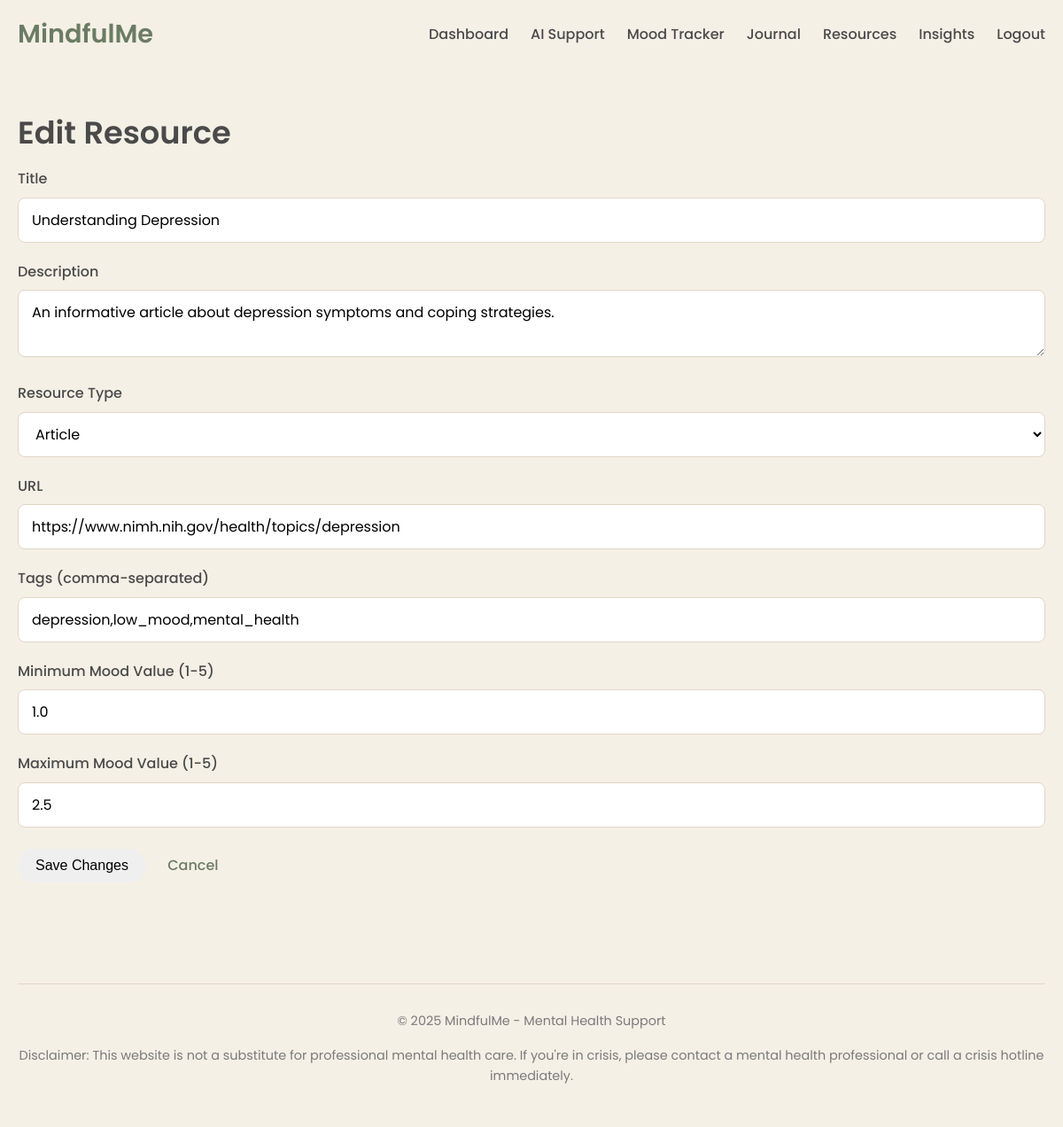
The app's page /admin/resources/edit/1 (signed in) with its own data.
### app.py (models this page shows)
class Resource(db.Model):
    id = db.Column(db.Integer, primary_key=True)
    title = db.Column(db.String(200), nullable=False)
    description = db.Column(db.Text, nullable=False)
    resource_type = db.Column(db.String(50), nullable=False)  # article, video, exercise
    url = db.Column(db.String(500))
    tags = db.Column(db.String(200))  # comma-separated tags
    mood_range_min = db.Column(db.Float, default=1.0)  # Minimum mood value this resource is suitable for
    mood_range_max = db.Column(db.Float, default=5.0)  # Maximum mood value this resource is suitable for

### app.py (the view, shortened to what this page needs)
@app.route('/admin/resources/edit/<int:resource_id>', methods=['GET', 'POST'])
@login_required
def edit_resource(resource_id):
    if current_user.id != 1:  # Admin check
        flash("Access denied")
        return redirect(url_for('admin_resources'))
    resource = Resource.query.get_or_404(resource_id)
    return render_template('edit_resource.html', resource=resource)

### app.py (called while the page is built)
@app.context_processor
def utility_processor():
    return {
        'can_access_community_chat': can_access_community_chat
    }

@login_manager.user_loader
def load_user(user_id):
    return User.query.get(int(user_id))

def can_access_community_chat(user_id):
    three_days_ago = datetime.utcnow().replace(hour=0, minute=0, second=0, microsecond=0)
    three_days_ago = three_days_ago.replace(day=three_days_ago.day - 3)
    recent_moods = Mood.query.filter(
        Mood.user_id == user_id,
        Mood.date >= three_days_ago
    ).all()
    if not recent_moods:
        return False
    avg_mood = sum(mood.mood_value for mood in recent_moods) / len(recent_moods)
    return avg_mood < 3

### templates/edit_resource.html (shortened to what this page needs)
{% extends "layout.html" %}
{% block content %}
<section class="admin-page">
    <h1>Edit Resource</h1>
    <form method="POST" action="{{ url_for('edit_resource', resource_id=resource.id) }}">
        <div class="form-group">
            <label for="title">Title</label>
            <input type="text" id="title" name="title" value="{{ resource.title }}" required>
        </div>
        <div class="form-group">
            <label for="description">Description</label>
            <textarea id="description" name="description" required>{{ resource.description }}</textarea>
        </div>
        <div class="form-group">
            <label for="resource_type">Resource Type</label>
            <select id="resource_type" name="resource_type" required>
                <option value="article" {% if resource.resource_type == 'article' %}selected{% endif %}>Article</option>
            </select>
        </div>
        <div class="form-group">
            <label for="url">URL</label>
            <input type="text" id="url" name="url" value="{{ resource.url }}" required>
        </div>
        <div class="form-group">
            <label for="tags">Tags (comma-separated)</label>
            <input type="text" id="tags" name="tags" value="{{ resource.tags }}">
        </div>
        <div class="form-group">
            <label for="mood_range_min">Minimum Mood Value (1-5)</label>
            <input type="number" id="mood_range_min" name="mood_range_min" min="1" max="5" step="0.5" value="{{ resource.mood_range_min }}">
        </div>
        <div class="form-group">
            <label for="mood_range_max">Maximum Mood Value (1-5)</label>
            <input type="number" id="mood_range_max" name="mood_range_max" min="1" max="5" step="0.5" value="{{ resource.mood_range_max }}">
        </div>
        <button type="submit" class="btn btn-primary">Save Changes</button>
        <a href="{{ url_for('admin_resources') }}" class="btn btn-secondary">Cancel</a>
    </form>
</section>
{% endblock %}

### static/css/styles.css (style rules this page uses)
:root { --primary-color: #8c9e82; --primary-dark: #6b7c64; --primary-light: #d5e0cd; --secondary-color: #d7bea8; --text-color: #4a4a4a; --text-light: #7a7a7a; --background-color: #f5f0e6; --card-color: #ffffff; --border-color: #e0d6c5; --success-color: #8c9e82; --warning-color: #d7bea8; --danger-color: #c66060; --border-radius: 12px; --box-shadow: 0 4px 12px rgba(0, 0, 0, 0.08); }
* { box-sizing: border-box; margin: 0; padding: 0; }
body { font-family: "Poppins", sans-serif; background-color: var(--background-color); color: var(--text-color); line-height: 1.6; }
h1, h2, h3, h4, h5, h6 { margin-bottom: 1rem; font-weight: 600; line-height: 1.3; }
h1 { font-size: 2.2rem; }
a { color: var(--primary-dark); text-decoration: none; transition: color 0.2s; }
.btn { display: inline-block; padding: 10px 20px; border-radius: 30px; font-weight: 500; text-align: center; cursor: pointer; transition: all 0.2s; border: none; font-size: 1rem; }
.form-group { margin-bottom: 20px; }
.form-group label { display: block; margin-bottom: 8px; font-weight: 500; }
.form-group input, .form-group textarea, .form-group select { width: 100%; padding: 12px 15px; border: 1px solid var(--border-color); border-radius: 8px; font-size: 1rem; font-family: inherit; background-color: var(--card-color); }

### records on screen
Resource: title "Understanding Depression", description "An informative article about depression symptoms and coping strategies.", resource_type "Article", url "https://www.nimh.nih.gov/health/topics/depression", tags "depression,low_mood,mental_health", mood_range_min "1.0", mood_range_max "2.5"
